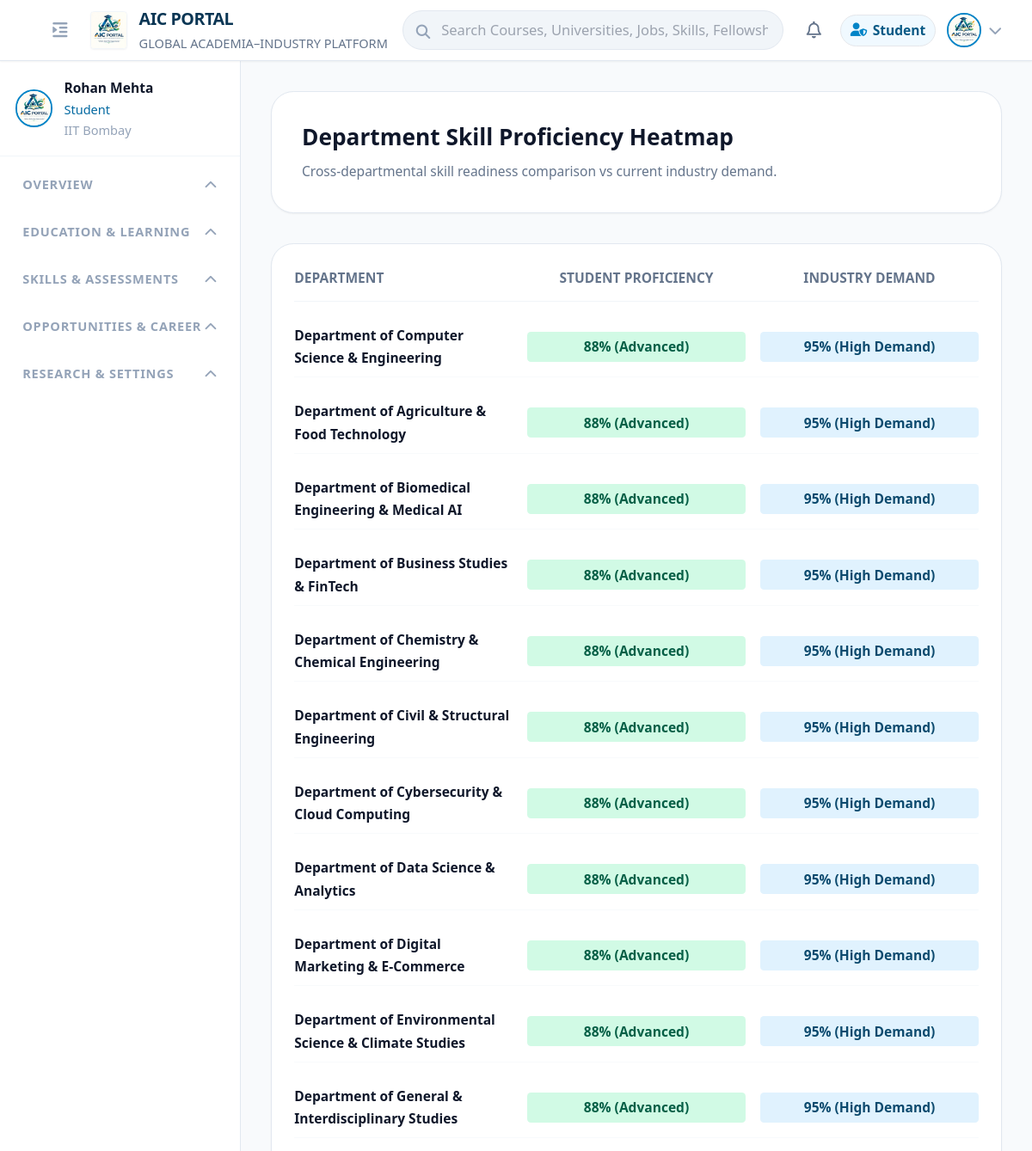
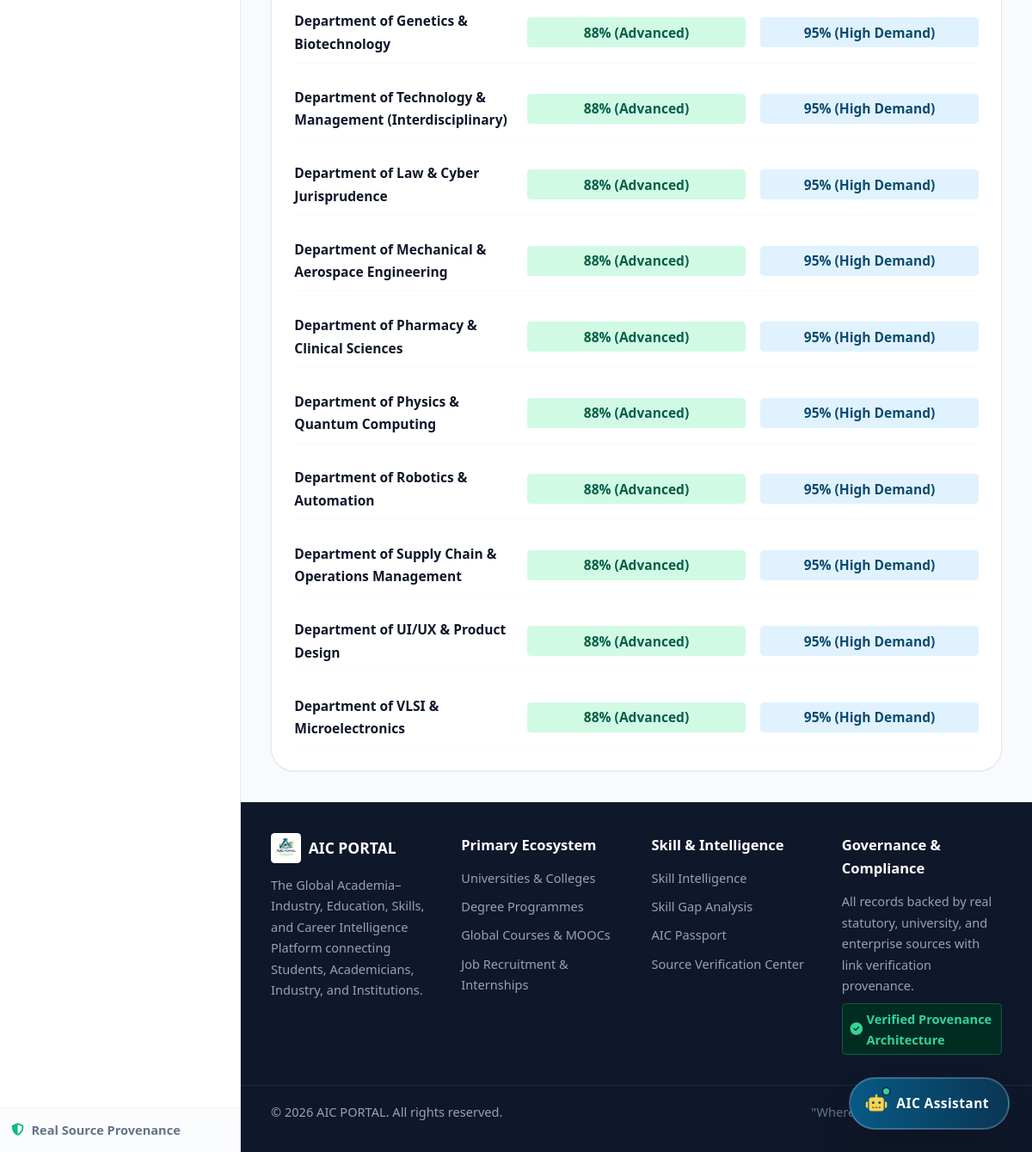
/institutions/heatmap/ (signed in), run on the app's committed database (2 pictures, top to bottom).
### apps/accounts/models.py (models this page shows, shortened)
class User(AbstractUser):
    id = models.UUIDField(primary_key=True, default=uuid.uuid4, editable=False)
    email = models.EmailField(unique=True)
    first_name = models.CharField(max_length=150)
    last_name = models.CharField(max_length=150)
    primary_role = models.CharField(
        max_length=30,
        choices=PrimaryRole.choices,
        default=PrimaryRole.STUDENT
    )
    sub_role = models.CharField(
        max_length=40,
        choices=SubRole.choices,
        default=SubRole.STUDENT_GENERAL
    )
    organization_name = models.CharField(max_length=255, blank=True, null=True)
    department_name = models.CharField(max_length=255, blank=True, null=True)
    phone_number = models.CharField(max_length=20, blank=True, null=True)
    is_verified = models.BooleanField(default=False)
    created_at = models.DateTimeField(auto_now_add=True)
    updated_at = models.DateTimeField(auto_now=True)
    USERNAME_FIELD = 'email'
    REQUIRED_FIELDS = ['first_name', 'last_name']
    objects = UserManager()
    def get_full_name(self):
        return f"{self.first_name} {self.last_name}".strip() or self.email

### apps/profiles/models.py (models this page shows, shortened)
class UserProfile(BaseModel):
    user = models.OneToOneField(
        settings.AUTH_USER_MODEL,
        on_delete=models.CASCADE,
        related_name='profile'
    )
    headline = models.CharField(max_length=255, blank=True, null=True)
    bio = models.TextField(blank=True, null=True)
    location = models.CharField(max_length=150, blank=True, null=True)
    website = models.URLField(blank=True, null=True)
    linkedin_url = models.URLField(blank=True, null=True)
    github_url = models.URLField(blank=True, null=True)
    google_scholar_url = models.URLField(blank=True, null=True)
    profile_photo = models.ImageField(upload_to=profile_photo_path, blank=True, null=True)
    thumbnail = models.ImageField(upload_to=profile_thumb_path, blank=True, null=True)
    photo_uploaded_at = models.DateTimeField(blank=True, null=True)
    photo_updated_at = models.DateTimeField(blank=True, null=True)
    visibility = models.CharField(
        max_length=25,
        choices=ProfileVisibility.choices,
        default=ProfileVisibility.REGISTERED_USERS
    )
    completion_percentage = models.IntegerField(default=20)
    job_search_status = models.CharField(
        max_length=30,
        default='ACTIVELY_LOOKING',
        choices=[
            ('ACTIVELY_LOOKING', 'Actively Looking for Opportunities'),
            ('OPEN', 'Open to Relevant Roles'),
            ('NOT_LOOKING', 'Not Looking Currently')
        ]
    )
    mentorship_available = models.BooleanField(default=True)
    candidate_match_threshold = models.IntegerField(default=70) # For Industry recruiters (min match %)
    email_notifications = models.BooleanField(default=True)
    job_alerts = models.BooleanField(default=True)
    digest_frequency = models.CharField(
        max_length=20,
        default='WEEKLY',
        choices=[
            ('INSTANT', 'Instant Alerts'),
            ('DAILY', 'Daily Digest'),
            ('WEEKLY', 'Weekly Summary'),
            ('OFF', 'Off')
        ]
    )
    preferred_theme = models.CharField(max_length=20, default='LIGHT')

### apps/institutions/models.py (models this page shows, shortened)
class Department(BaseModel):
    institution = models.ForeignKey(Institution, on_delete=models.CASCADE, related_name='departments')
    name = models.CharField(max_length=150)
    field = models.ForeignKey(Field, on_delete=models.SET_NULL, null=True, blank=True)
    head_of_department = models.CharField(max_length=150, blank=True, null=True)
    contact_email = models.EmailField(blank=True, null=True)
    class Meta:
        unique_together = ('institution', 'name')

### apps/core/views.py (the view)
# urls.py: path('institutions/heatmap/', institution_heatmap_view, name='institution_heatmap'),
@login_required
def institution_heatmap_view(request):
    departments = Department.objects.all()
    fields = Field.objects.all()
    return render(request, 'pages/institution_heatmap.html', {'departments': departments, 'fields': fields})

### templates/pages/institution_heatmap.html (shortened to what this page needs)
{% extends 'base.html' %}
{% block content %}
<div class="max-w-5xl mx-auto space-y-8">
    <div class="bg-white rounded-3xl p-6 md:p-8 border border-slate-200 shadow-sm space-y-2">
        <h2 class="text-2xl font-black text-slate-900">Department Skill Proficiency Heatmap</h2>
        <p class="text-xs text-slate-500">Cross-departmental skill readiness comparison vs current industry demand.</p>
    </div>
    <div class="bg-white p-6 rounded-3xl border border-slate-200 shadow-sm space-y-4">
        <div class="grid grid-cols-3 gap-4 text-center text-xs font-bold border-b border-slate-100 pb-3">
            <span class="text-left text-slate-500">DEPARTMENT</span>
            <span class="text-slate-500">STUDENT PROFICIENCY</span>
            <span class="text-slate-500">INDUSTRY DEMAND</span>
        </div>
        {% for d in departments %}
        <div class="grid grid-cols-3 gap-4 text-center text-xs font-bold items-center py-2 border-b border-slate-50">
            <span class="text-left font-bold text-slate-900">{{ d.name }}</span>
            <span class="px-2 py-1 bg-emerald-100 text-emerald-800 rounded">88% (Advanced)</span>
            <span class="px-2 py-1 bg-brand-100 text-brand-800 rounded">95% (High Demand)</span>
        </div>
        {% empty %}
        <div class="text-center text-xs text-slate-400 py-4">
            Department of Computer Science & Engineering loaded in database.
        </div>
        {% endfor %}
    </div>
</div>
{% endblock %}

### templates/components/header.html (shortened to what this page needs)
<header class="bg-white border-b border-slate-200 sticky top-0 z-30 shadow-sm">
    <div class="max-w-7xl mx-auto px-4 sm:px-6 lg:px-8">
        <div class="flex items-center justify-between h-16">
            <div class="flex items-center space-x-4">
                {% if user.is_authenticated %}
                <button @click="sidebarCollapsed = !sidebarCollapsed" class="hidden md:flex text-slate-400 hover:text-brand-600 p-2 rounded-lg">
                    <i class="fa-solid fa-indent text-lg" :class="{ 'rotate-180': sidebarCollapsed }"></i>
                </button>
                {% endif %}
                <a href="/" class="flex items-center space-x-3 group">
                    <img src="{{ aic_logo_url }}" alt="AIC PORTAL" class="h-10 w-auto object-contain rounded shadow-sm border border-slate-100 group-hover:scale-105 transition-transform duration-200">
                    <div class="hidden sm:block leading-tight">
                        <span class="text-lg font-extrabold tracking-tight text-brand-900 block">AIC PORTAL</span>
                        <span class="text-[10px] text-slate-500 font-medium block">GLOBAL ACADEMIA–INDUSTRY PLATFORM</span>
                    </div>
                </a>
            </div>
            <div class="flex-1 max-w-lg mx-4 hidden sm:flex items-center gap-3">
                <form action="/search/" method="GET" class="relative flex-1">
                    <input type="text" name="q" placeholder="Search Courses, Universities, Jobs, Skills, Fellowships..."
                           class="w-full pl-10 pr-4 py-2 text-sm bg-slate-100 border border-slate-200 rounded-full focus:outline-none focus:ring-2 focus:ring-brand-500 focus:bg-white transition-all">
                    <i class="fa-solid fa-magnifying-glass absolute left-3.5 top-2.5 text-slate-400 text-sm"></i>
                </form>
            </div>
            <div class="flex items-center space-x-3">
                {% if user.is_authenticated %}
                    <a href="/notifications/" class="relative p-2 text-slate-500 hover:text-brand-600 transition-colors">
                        <i class="fa-regular fa-bell text-lg"></i>
                    </a>
                    <span class="hidden lg:inline-flex items-center px-2.5 py-1 rounded-full text-xs font-semibold bg-brand-50 text-brand-700 border border-brand-200">
                        <i class="fa-solid fa-user-shield mr-1.5 text-brand-500"></i>
                        {{ user.get_primary_role_display }}
                    </span>
                    <div class="relative" x-data="{ dropdownOpen: false }">
                        <button @click="dropdownOpen = !dropdownOpen" class="flex items-center space-x-2 focus:outline-none">
                            {% if user_profile and user_profile.thumbnail %}
                                <img src="{{ user_profile.thumbnail.url }}" alt="{{ user.get_full_name }}" class="w-9 h-9 rounded-full object-cover border-2 border-brand-500 shadow-sm">
                            {% else %}
                                <div class="w-9 h-9 rounded-full bg-brand-700 text-white flex items-center justify-center font-bold text-xs shadow-sm border-2 border-brand-400">
                                    {{ user_profile.get_avatar_initials|default:"RM" }}
                                </div>
                            {% endif %}
                            <i class="fa-solid fa-chevron-down text-slate-400 text-xs"></i>
                        </button>
                    </div>
                {% else %}
                    <a href="/login/" class="text-sm font-medium text-slate-700 hover:text-brand-600 px-3 py-2">Sign In</a>
                    <a href="/register/" class="text-sm font-semibold text-white bg-brand-600 hover:bg-brand-700 px-4 py-2 rounded-lg shadow-sm transition-all">Get Started</a>
                {% endif %}
            </div>
        </div>
    </div>
</header>

### templates/components/sidebar.html (shortened to what this page needs)
<aside class="bg-white border-r border-slate-200 transition-all duration-300 z-20 flex flex-col shrink-0"
       :class="{ 'w-64': !sidebarCollapsed, 'w-20': sidebarCollapsed, 'hidden md:flex': true }">
    <div class="p-4 border-b border-slate-100 flex items-center space-x-3" x-show="!sidebarCollapsed">
        {% if user_profile and user_profile.thumbnail %}
            <img src="{{ user_profile.thumbnail.url }}" alt="Profile" class="w-10 h-10 rounded-full object-cover border-2 border-brand-500 shadow-sm">
        {% else %}
            <div class="w-10 h-10 rounded-full bg-brand-800 text-white flex items-center justify-center font-bold text-xs shadow-sm border-2 border-brand-400">
                {{ user_profile.get_avatar_initials|default:"RM" }}
            </div>
        {% endif %}
        <div class="overflow-hidden">
            <h4 class="text-xs font-bold text-slate-900 truncate">{{ user.get_full_name }}</h4>
            <p class="text-[11px] font-medium text-brand-600 truncate">{{ user.get_sub_role_display }}</p>
            <p class="text-[10px] text-slate-400 truncate">{{ user.organization_name|default:"Verified Member" }}</p>
        </div>
    </div>
    <nav class="flex-1 overflow-y-auto p-3 space-y-4">
        {% for cat in sidebar_categories %}
        <div x-data="{ expanded: false }" class="space-y-1">
            <button @click="expanded = !expanded" class="w-full flex items-center justify-between px-3 py-1.5 text-[11px] font-bold uppercase tracking-wider text-slate-400 hover:text-slate-700 transition-colors">
                <span class="flex items-center space-x-2" x-show="!sidebarCollapsed">
                    <span>{{ cat.title }}</span>
                </span>
                <i class="fa-solid fa-chevron-down text-[10px] transition-transform duration-200" :class="{ 'rotate-180': !expanded }" x-show="!sidebarCollapsed"></i>
            </button>
        </div>
        {% endfor %}
    </nav>
    <div class="p-3 border-t border-slate-100 bg-slate-50/50" x-show="!sidebarCollapsed">
        <a href="/sources/" class="flex items-center space-x-2 text-[11px] font-semibold text-slate-500 hover:text-brand-600">
            <i class="fa-solid fa-shield-halved text-emerald-500"></i>
            <span>Real Source Provenance</span>
        </a>
    </div>
</aside>

### templates/base.html (style rules this page uses)
html { font-size: 17.5px; }
body { font-size: 17.5px; line-height: 1.6; }
.text-\[10px\], .text-\[11px\], .text-\[8px\] { font-size: 0.8333rem !important; line-height: 1.4rem !important; }
.text-xs { font-size: 0.8889rem !important; line-height: 1.5rem !important; }
.text-sm { font-size: 0.9444rem !important; line-height: 1.55rem !important; }

### data on the page
User: primary_role "Student", get_full_name "Rohan Mehta", sub_role "Student", organization_name "IIT Bombay"
UserProfile: thumbnail (picture)
Department: name "Department of Computer Science & Engineering"
Department: name "Department of Agriculture & Food Technology"
Department: name "Department of Biomedical Engineering & Medical AI"
Department: name "Department of Business Studies & FinTech"
Department: name "Department of Chemistry & Chemical Engineering"
Department: name "Department of Civil & Structural Engineering"
Department: name "Department of Cybersecurity & Cloud Computing"
Department: name "Department of Data Science & Analytics"
Department: name "Department of Digital Marketing & E-Commerce"
Department: name "Department of Environmental Science & Climate Studies"
Department: name "Department of General & Interdisciplinary Studies"
Department: name "Department of Genetics & Biotechnology"
Department: name "Department of Technology & Management (Interdisciplinary)"
Department: name "Department of Law & Cyber Jurisprudence"
Department: name "Department of Mechanical & Aerospace Engineering"
Department: name "Department of Pharmacy & Clinical Sciences"
Department: name "Department of Physics & Quantum Computing"
Department: name "Department of Robotics & Automation"
Department: name "Department of Supply Chain & Operations Management"
Department: name "Department of UI/UX & Product Design"
Department: name "Department of VLSI & Microelectronics"

### other printed values
{{ cat.title }} "OVERVIEW" "EDUCATION & LEARNING" "SKILLS & ASSESSMENTS" "OPPORTUNITIES & CAREER" "RESEARCH & SETTINGS"
